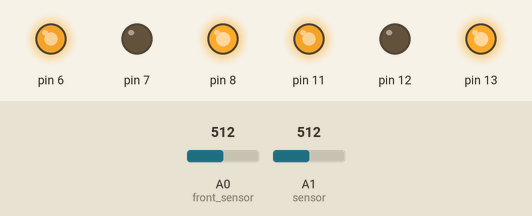
This sketch was run on a simulated Arduino Uno, built with avr-gcc and run on an emulated ATmega328P. Parts: output pins drawn as LEDs (lit = HIGH). Inputs (shaded band) come from the test bench; at power-on: A0 (front_sensor) = 512, A1 (sensor) = 512.

Above: at 4.2 s.
4.3 s: A0 (front_sensor) set to 411
5.8 s: A0 (front_sensor) set to 382
At 7.2 s:
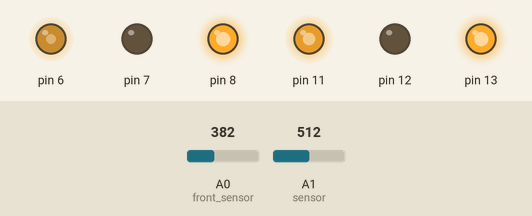
7.8 s: A1 (sensor) set to 682
9.3 s: A1 (sensor) set to 709
At 9.8 s:
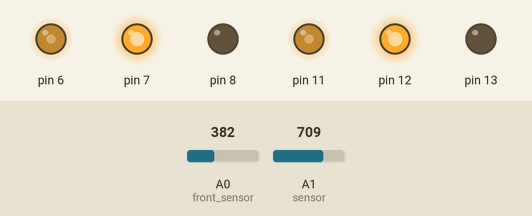
10.8 s: A1 (sensor) set to 690
At 11.2 s:
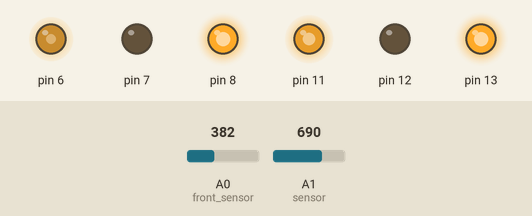
13.8 s: A1 (sensor) set to 710
At 14.4 s:
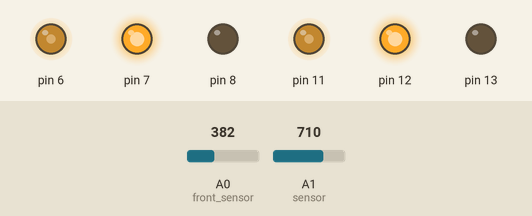
Timing chart, 0 to 16.3 s (numbered marks = the images above; inputs shaded):
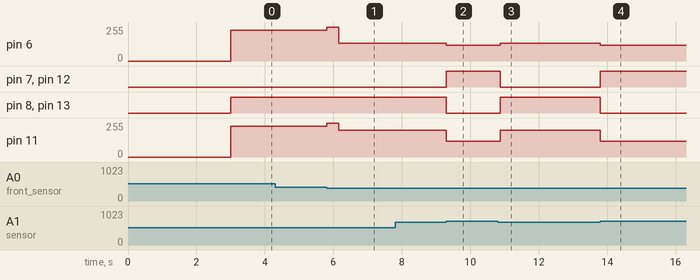

Measured:
- the behaviour switches between 401 and 400 on A0 (front_sensor) (found by bisection; images 0 and 1)
- the behaviour switches between 699 and 700 on A1 (sensor) (found by bisection; images 1 and 2)
- after the input at 4.3 s, every drawn part: stays the same
- after the input at 5.8 s, pin 6: 230/255 → 255/255 at once, → 133/255 0.36 s later; pin 11: 230/255 → 255/255 at once, → 200/255 0.36 s later
- after the input at 7.8 s, every drawn part: stays the same
- after the input at 9.3 s, pin 6: 133/255 → 120/255 at once; pin 7, pin 12: LOW → HIGH at once; pin 8, pin 13: HIGH → LOW at once; pin 11: 200/255 → 120/255 at once
- after the input at 10.8 s, pin 6: 120/255 → 133/255 after 0.07 s; pin 7, pin 12: HIGH → LOW after 0.07 s; pin 8, pin 13: LOW → HIGH after 0.07 s; pin 11: 120/255 → 200/255 after 0.07 s
- after the input at 13.8 s, pin 6: 133/255 → 120/255 at once; pin 7, pin 12: LOW → HIGH at once; pin 8, pin 13: HIGH → LOW at once; pin 11: 200/255 → 120/255 at once

The sketch:

SUMO_simple.ino
```cpp
/*
 * This code is not guaranteed to work for your robot; however, this gives one good idea of program flow.
 * This code also does not program for a second line sensor. Notice the use of counters. How will you
 * implement code for the second line sensor?
 */
// libraries
#include "Timer.h"

// function prototype declarations
void read_sensors();
void motor_forward(int motor_speed);
void motor_backward(int motor_speed);
void motor_stop();
void motor_turn_right(int motor_speed);
void motor_turn_left(int motor_speed);
void motor_back_right(int motor_speed);
void motor_back_left(int motor_speed);

// global variable declarations
int front_sensor; //see "read_sensors" function for more details
int front_sensor_old; //the old value is used to achieve more flexibility with the sensor reading
int line_sensor;
int front_sensor_counter; //only take front sensor readings if this counter is 0
int line_sensor_counter; //only take line sensor readings if this counter is 0

//speed ranges from 0 to 255 (PWM)
int slower_speed = 120;
int default_speed = 200;
int faster_speed = 230;
int fastest_speed = 255;

//reading period (ms)
int reading_period = 1;

//Timer object
Timer t;

// setup function, runs once upon system start-up
void setup() {
	//pinMode settings
	pinMode(13, OUTPUT);
	pinMode(12, OUTPUT);
	pinMode(11, OUTPUT);
	pinMode(8, OUTPUT);
	pinMode(7, OUTPUT);
	pinMode(6, OUTPUT);

	//wait for 3 seconds before movement
	delay(3000);

	//initialize sensor counters to 0 (start reading)
	front_sensor_counter = 0;
	line_sensor_counter = 0;

	//timer functions. Call "read_sensors" every "reading_period" ms
	//read_sensors reads the sensor values and change movement based on the values
	//this is where the main strategy goes
	t.every(reading_period, read_sensors);

}

// loop funtion, runs repeatedly
void loop() {
	t.update();
}

// function definitions

/* make the motors move forward
   takes an int argument for motor_speed
   returns nothing */
void motor_forward(int motor_speed) {
	analogWrite(11, motor_speed);
	analogWrite(6, motor_speed);

	digitalWrite(13, HIGH);
	digitalWrite(12, LOW);
	digitalWrite(8, HIGH);
	digitalWrite(7, LOW);
}

/* make the motors move backward
   takes an int argument for motor_speed
   returns nothing */
void motor_backward(int motor_speed) {
	analogWrite(11, motor_speed);
	analogWrite(6, motor_speed);

	digitalWrite(13, LOW);
	digitalWrite(12, HIGH);
	digitalWrite(8, LOW);
	digitalWrite(7, HIGH);

}

/* stop the motors from moving
   takes no argument
   returns nothing */
void motor_stop() {
	digitalWrite(11, LOW);
	digitalWrite(6, LOW);

	digitalWrite(13, LOW);
	digitalWrite(12, LOW);
	digitalWrite(8, LOW);
	digitalWrite(7, LOW);
}

/* make the motors turn right
   takes an int argument for motor_speed
   returns nothing */
void motor_turn_right(int motor_speed){
	analogWrite(11, motor_speed);
	analogWrite(6, motor_speed/1.5);

	digitalWrite(13, HIGH);
	digitalWrite(12, LOW);
	digitalWrite(8, HIGH);
	digitalWrite(7, LOW);
}

/* make the motors turn left
   takes an int argument for motor_speed
   returns nothing */
void motor_turn_left(int motor_speed){
	analogWrite(11, motor_speed/1.5);
	analogWrite(6, motor_speed);

	digitalWrite(13, HIGH);
	digitalWrite(12, LOW);
	digitalWrite(8, HIGH);
	digitalWrite(7, LOW);
}

/* make the motors turn back left
   takes an int argument for motor_speed
   returns nothing */
void motor_back_left(int motor_speed){
	analogWrite(11, motor_speed/1.5);
	analogWrite(6, motor_speed);

	digitalWrite(13, LOW);
	digitalWrite(12, HIGH);
	digitalWrite(8, LOW);
	digitalWrite(7, HIGH);

}

/* make the motors turn back right
   takes an int argument for motor_speed
   returns nothing */
void motor_back_right(int motor_speed){
	analogWrite(11, motor_speed);
	analogWrite(6, motor_speed/1.5);

	digitalWrite(13, LOW);
	digitalWrite(12, HIGH);
	digitalWrite(8, LOW);
	digitalWrite(7, HIGH);

}


/* read the sensor values from analog ports
   takes no argument
   returns nothing
   This is where the main strategy is*/
void read_sensors(){
  //Note: the use of the two counters (instead of the delay function) ensures when the front sensor is taking an action (counting down),
  //the program will not stop to wait for it, so the line sensor can also be functional at the same time
  //There are other implementations that can achieve the same effect, feel free to be creative

  //read line sensor first
  if(line_sensor_counter == 0){ //starts reading line sensor when line_sensor_counter is 0

    line_sensor = analogRead(A1); //read the line sensor value

    if(line_sensor >= 700){ //if the value is large, the white border is encountered, otherwise, the bot is still in the arena
      //set the counter so the back-off action will last approximately 1200 millisecond
      line_sensor_counter = 1200 / reading_period;
      //set speed and direction
      motor_backward(slower_speed);
      front_sensor_counter = 0; //reset front_sensor_counter because line sensor takes higher priority
      return; //skip reading the front sensor because the white border has been detected (need to back-off immediately)
    } // if line_sensor is larger than 700, the program will simply move on to read the front sensor ()

  } else { //once the counter has been set to 120 (white border encountered), the else case will be executed until line_sensor_counter decrements to 0
    line_sensor_counter--;
    return; //this return ensures the front sensor is NOT read while back-off action is in progress
  }


  // read front sensor after line sensor has been read and confirmed safe
  if(front_sensor_counter == 0){ //starts reading front sensor when front_sensor_counter is 0
    front_sensor_old = front_sensor; //store the old value first
    front_sensor = analogRead(A0); //read the front sensor value
    if(front_sensor_old <= 400){ //a value smaller than 400 means something is relatively far away (or nothing is there)
      if(front_sensor <= 400) { //old value is far, new value is also far, do nothing, keep default movement
        motor_turn_right(default_speed);
      } else { //old value is far, new value is close, something has been detected, charge at it
        front_sensor_counter = 500 / reading_period; //set the counter so this charging action will take approximately 500 millisecond
        motor_forward(faster_speed);
      }
    } else {
      //old value is close, new value is far, chasing at target for a little bit
      //Note: due to the limitation of the proximity sensor (10cm to 30cm model), sometimes an object that's extremely close (less than 10cm)
      //will also results in a reading smaller than 400 (same as far away), so it's a good idea to keep charging for a little bit in this case
      if(front_sensor <= 400) {
        front_sensor_counter = 300 / reading_period; //set the counter so this charging action will take approximately 300 millisecond
        motor_forward(fastest_speed);
      } else { //old value is close, new value is close, keep charging
        motor_forward(faster_speed);
      }
    }
  } else {
    front_sensor_counter--; //decrements front_sensor_counter in the case of something been detected
  }
  /* if you are using an ultrasonic sensor
   if(front_sensor_counter == 0)
   {
    front_sensor_old = front_sensor;
    read_US();
    if(front_sensor_old <= 400){ //a value smaller than 400 means something is relatively far away (or nothing is there)
      if(front_sensor <= 400) { //old value is far, new value is also far, do nothing, keep default movement
        motor_turn_right(default_speed);
      } else { //old value is far, new value is close, something has been detected, charge at it
        front_sensor_counter = 500 / reading_period; //set the counter so this charging action will take approximately 500 millisecond
        motor_forward(faster_speed);
      }
    } else {
      //old value is close, new value is far, chasing at target for a little bit
      //Note: due to the limitation of the proximity sensor (10cm to 30cm model), sometimes an object that's extremely close (less than 10cm)
      //will also results in a reading smaller than 400 (same as far away), so it's a good idea to keep charging for a little bit in this case
      if(front_sensor <= 400) {
        front_sensor_counter = 300 / reading_period; //set the counter so this charging action will take approximately 300 millisecond
        motor_forward(fastest_speed);
      } else { //old value is close, new value is close, keep charging
        motor_forward(faster_speed);
      }
    }
  } else {
    front_sensor_counter--; //decrements front_sensor_counter in the case of something been detected
  }
  */
}

void read_US() /* may want to use a digital pin*/
{
  int duration;
  pinMode(A0, OUTPUT);
  analogWrite(A0, LOW);
  delayMicroseconds(2);
  analogWrite(A0, HIGH);
  delayMicroseconds(10);
  analogWrite(A0, LOW);

  pinMode(A0, INPUT);
  duration = pulseIn(A0, HIGH);
  front_sensor = duration/58;
}
```
